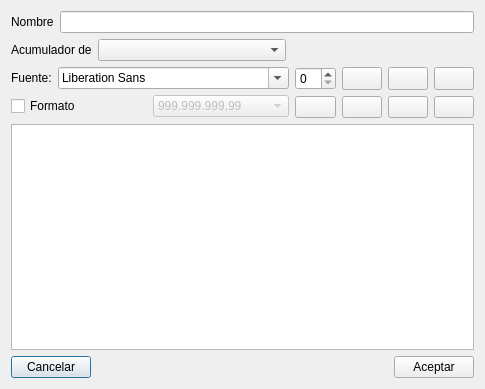
<?xml version="1.0" encoding="UTF-8"?>
<ui version="4.0">
 <class>EditAcum</class>
 <widget class="QDialog" name="EditAcum">
  <property name="geometry">
   <rect>
    <x>0</x>
    <y>0</y>
    <width>423</width>
    <height>389</height>
   </rect>
  </property>
  <property name="windowTitle">
   <string>Configurar acumulados</string>
  </property>
  <property name="windowIcon">
   <iconset resource="../recoverdrake.qrc">
    <normaloff>:/Imagenes/ccm3.png</normaloff>:/Imagenes/ccm3.png</iconset>
  </property>
  <layout class="QGridLayout" name="gridLayout_6">
   <item row="2" column="0">
    <layout class="QGridLayout" name="gridLayout_3">
     <item row="0" column="0">
      <widget class="QLabel" name="label_4">
       <property name="text">
        <string>Fuente:</string>
       </property>
      </widget>
     </item>
     <item row="0" column="1">
      <widget class="QFontComboBox" name="fontComboBox"/>
     </item>
    </layout>
   </item>
   <item row="2" column="1" rowspan="2">
    <layout class="QGridLayout" name="gridLayout_2">
     <item row="0" column="0">
      <widget class="QSpinBox" name="sizeSpin"/>
     </item>
     <item row="0" column="1">
      <widget class="QPushButton" name="btnBold">
       <property name="maximumSize">
        <size>
         <width>43</width>
         <height>24</height>
        </size>
       </property>
       <property name="text">
        <string/>
       </property>
       <property name="icon">
        <iconset resource="../recoverdrake.qrc">
         <normaloff>:/Imagenes/text_bold.png</normaloff>:/Imagenes/text_bold.png</iconset>
       </property>
       <property name="iconSize">
        <size>
         <width>25</width>
         <height>25</height>
        </size>
       </property>
       <property name="checkable">
        <bool>true</bool>
       </property>
       <property name="autoDefault">
        <bool>false</bool>
       </property>
      </widget>
     </item>
     <item row="0" column="2">
      <widget class="QPushButton" name="btnItalic">
       <property name="maximumSize">
        <size>
         <width>43</width>
         <height>24</height>
        </size>
       </property>
       <property name="text">
        <string/>
       </property>
       <property name="icon">
        <iconset resource="../recoverdrake.qrc">
         <normaloff>:/Imagenes/text_italic.png</normaloff>:/Imagenes/text_italic.png</iconset>
       </property>
       <property name="iconSize">
        <size>
         <width>25</width>
         <height>25</height>
        </size>
       </property>
       <property name="checkable">
        <bool>true</bool>
       </property>
       <property name="autoDefault">
        <bool>false</bool>
       </property>
      </widget>
     </item>
     <item row="0" column="3">
      <widget class="QPushButton" name="btnUnder">
       <property name="maximumSize">
        <size>
         <width>44</width>
         <height>24</height>
        </size>
       </property>
       <property name="text">
        <string/>
       </property>
       <property name="icon">
        <iconset resource="../recoverdrake.qrc">
         <normaloff>:/Imagenes/text_underline.png</normaloff>:/Imagenes/text_underline.png</iconset>
       </property>
       <property name="iconSize">
        <size>
         <width>25</width>
         <height>25</height>
        </size>
       </property>
       <property name="checkable">
        <bool>true</bool>
       </property>
       <property name="autoDefault">
        <bool>false</bool>
       </property>
      </widget>
     </item>
     <item row="1" column="0">
      <widget class="QPushButton" name="btnColor">
       <property name="maximumSize">
        <size>
         <width>43</width>
         <height>24</height>
        </size>
       </property>
       <property name="text">
        <string/>
       </property>
       <property name="icon">
        <iconset resource="../recoverdrake.qrc">
         <normaloff>:/Imagenes/pantone.png</normaloff>:/Imagenes/pantone.png</iconset>
       </property>
       <property name="iconSize">
        <size>
         <width>25</width>
         <height>25</height>
        </size>
       </property>
       <property name="autoDefault">
        <bool>false</bool>
       </property>
      </widget>
     </item>
     <item row="1" column="1">
      <widget class="QPushButton" name="btnLeft">
       <property name="maximumSize">
        <size>
         <width>43</width>
         <height>24</height>
        </size>
       </property>
       <property name="text">
        <string/>
       </property>
       <property name="icon">
        <iconset resource="../recoverdrake.qrc">
         <normaloff>:/Imagenes/text_align_left.png</normaloff>:/Imagenes/text_align_left.png</iconset>
       </property>
       <property name="iconSize">
        <size>
         <width>25</width>
         <height>25</height>
        </size>
       </property>
       <property name="autoDefault">
        <bool>false</bool>
       </property>
      </widget>
     </item>
     <item row="1" column="2">
      <widget class="QPushButton" name="btnCenter">
       <property name="maximumSize">
        <size>
         <width>43</width>
         <height>24</height>
        </size>
       </property>
       <property name="text">
        <string/>
       </property>
       <property name="icon">
        <iconset resource="../recoverdrake.qrc">
         <normaloff>:/Imagenes/text_align_center.png</normaloff>:/Imagenes/text_align_center.png</iconset>
       </property>
       <property name="iconSize">
        <size>
         <width>25</width>
         <height>25</height>
        </size>
       </property>
       <property name="autoDefault">
        <bool>false</bool>
       </property>
      </widget>
     </item>
     <item row="1" column="3">
      <widget class="QPushButton" name="btnRigth">
       <property name="maximumSize">
        <size>
         <width>44</width>
         <height>24</height>
        </size>
       </property>
       <property name="text">
        <string/>
       </property>
       <property name="icon">
        <iconset resource="../recoverdrake.qrc">
         <normaloff>:/Imagenes/text_align_right.png</normaloff>:/Imagenes/text_align_right.png</iconset>
       </property>
       <property name="iconSize">
        <size>
         <width>25</width>
         <height>25</height>
        </size>
       </property>
       <property name="autoDefault">
        <bool>false</bool>
       </property>
       <property name="flat">
        <bool>false</bool>
       </property>
      </widget>
     </item>
    </layout>
   </item>
   <item row="3" column="0">
    <layout class="QGridLayout" name="gridLayout_5">
     <item row="0" column="0">
      <widget class="QCheckBox" name="checkBox_2">
       <property name="text">
        <string>Formato</string>
       </property>
      </widget>
     </item>
     <item row="0" column="1">
      <widget class="QComboBox" name="comobFormato">
       <property name="enabled">
        <bool>false</bool>
       </property>
       <item>
        <property name="text">
         <string>999.999.999,99</string>
        </property>
       </item>
       <item>
        <property name="text">
         <string>999,999,999.99</string>
        </property>
       </item>
       <item>
        <property name="text">
         <string>999999999,99</string>
        </property>
       </item>
       <item>
        <property name="text">
         <string>999999999.99</string>
        </property>
       </item>
       <item>
        <property name="text">
         <string>999.999.999,999</string>
        </property>
       </item>
       <item>
        <property name="text">
         <string>999.999.999,9999</string>
        </property>
       </item>
       <item>
        <property name="text">
         <string>dd/mm/aa</string>
        </property>
       </item>
       <item>
        <property name="text">
         <string>dd/mm/aaaa</string>
        </property>
       </item>
      </widget>
     </item>
    </layout>
   </item>
   <item row="4" column="0" colspan="2">
    <widget class="QGraphicsView" name="graphicsView"/>
   </item>
   <item row="5" column="0" colspan="2">
    <layout class="QHBoxLayout" name="horizontalLayout">
     <item>
      <widget class="QPushButton" name="btnCancel">
       <property name="text">
        <string>Cancelar</string>
       </property>
       <property name="icon">
        <iconset resource="../recoverdrake.qrc">
         <normaloff>:/Imagenes/bad.png</normaloff>:/Imagenes/bad.png</iconset>
       </property>
       <property name="iconSize">
        <size>
         <width>25</width>
         <height>25</height>
        </size>
       </property>
      </widget>
     </item>
     <item>
      <spacer name="horizontalSpacer">
       <property name="orientation">
        <enum>Qt::Horizontal</enum>
       </property>
       <property name="sizeHint" stdset="0">
        <size>
         <width>40</width>
         <height>20</height>
        </size>
       </property>
      </spacer>
     </item>
     <item>
      <widget class="QPushButton" name="btnAceptar">
       <property name="text">
        <string>Aceptar</string>
       </property>
       <property name="icon">
        <iconset resource="../recoverdrake.qrc">
         <normaloff>:/Imagenes/good.png</normaloff>:/Imagenes/good.png</iconset>
       </property>
       <property name="iconSize">
        <size>
         <width>25</width>
         <height>25</height>
        </size>
       </property>
      </widget>
     </item>
    </layout>
   </item>
   <item row="0" column="0" colspan="2">
    <layout class="QGridLayout" name="gridLayout">
     <item row="0" column="0">
      <widget class="QLabel" name="label_5">
       <property name="text">
        <string>Nombre</string>
       </property>
      </widget>
     </item>
     <item row="0" column="1">
      <widget class="QLineEdit" name="txtNombre"/>
     </item>
    </layout>
   </item>
   <item row="1" column="0" colspan="2">
    <layout class="QGridLayout" name="gridLayout_4">
     <item row="0" column="0">
      <widget class="QLabel" name="label">
       <property name="text">
        <string>Acumulador de</string>
       </property>
      </widget>
     </item>
     <item row="0" column="1">
      <widget class="QComboBox" name="comboBox">
       <property name="sizePolicy">
        <sizepolicy hsizetype="Expanding" vsizetype="Fixed">
         <horstretch>0</horstretch>
         <verstretch>0</verstretch>
        </sizepolicy>
       </property>
      </widget>
     </item>
     <item row="0" column="2">
      <spacer name="horizontalSpacer_2">
       <property name="orientation">
        <enum>Qt::Horizontal</enum>
       </property>
       <property name="sizeHint" stdset="0">
        <size>
         <width>40</width>
         <height>20</height>
        </size>
       </property>
      </spacer>
     </item>
    </layout>
   </item>
  </layout>
 </widget>
 <resources>
  <include location="../recoverdrake.qrc"/>
 </resources>
 <connections/>
</ui>
